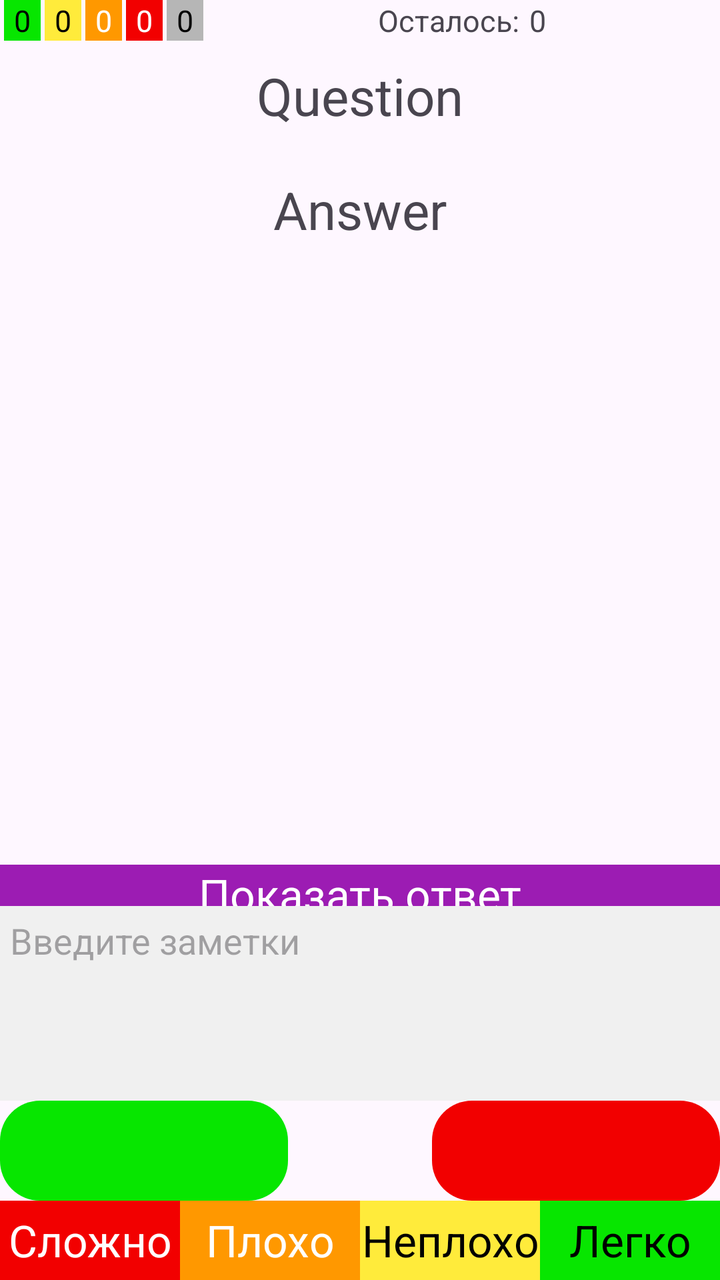
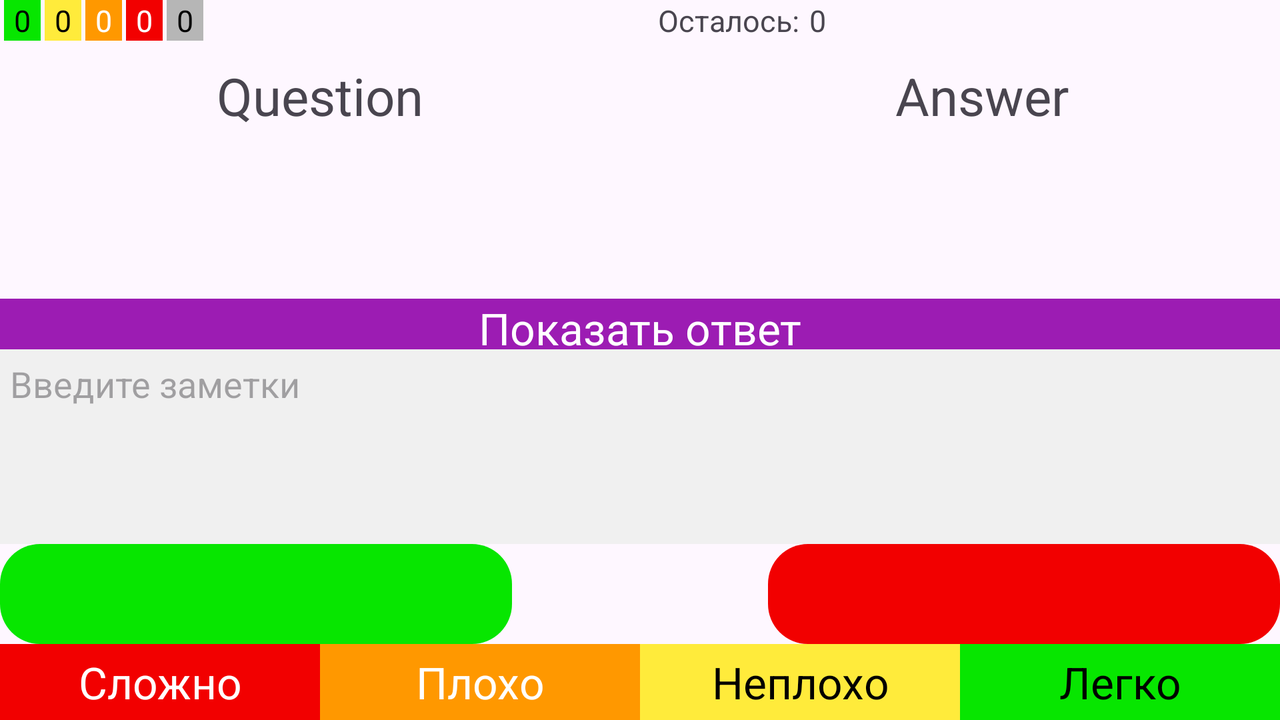

First picture: res/layout/ on a phone held upright. Second picture: the repository's own variant of that layout, on a device whose configuration matches the variant's folder. Source for both follows.
<!-- AndroidManifest.xml: application theme Theme.FGLearning -->
<!-- res/layout/fragment_run_flashcards.xml -->
<?xml version="1.0" encoding="utf-8"?>
<FrameLayout xmlns:android="http://schemas.android.com/apk/res/android"
    xmlns:tools="http://schemas.android.com/tools"
    android:layout_width="match_parent"
    android:layout_height="match_parent"
    tools:context=".fragments.exercises.RunFlashcardsFragment">

    <LinearLayout
        android:layout_width="match_parent"
        android:layout_height="match_parent"
        android:gravity="center"
        android:orientation="vertical">

        <LinearLayout
            android:layout_width="match_parent"
            android:layout_height="wrap_content"
            android:orientation="horizontal">
            <TextView
                android:id="@+id/countEasyDifficultyText"
                android:gravity="center"
                android:layout_marginStart="2dp"
                android:layout_width="wrap_content"
                android:layout_height="wrap_content"
                android:background="@color/green"
                android:textColor="@color/black"
                android:textSize="15sp"
                android:paddingStart="5dp"
                android:paddingEnd="5dp"
                android:text="0" />
            <TextView
                android:id="@+id/countNotBadDifficultyText"
                android:gravity="center"
                android:layout_marginStart="2dp"
                android:layout_width="wrap_content"
                android:layout_height="wrap_content"
                android:background="@color/yellow"
                android:textColor="@color/black"
                android:textSize="15sp"
                android:paddingStart="5dp"
                android:paddingEnd="5dp"
                android:text="0" />
            <TextView
                android:id="@+id/countBadDifficultyText"
                android:gravity="center"
                android:layout_marginStart="2dp"
                android:layout_width="wrap_content"
                android:layout_height="wrap_content"
                android:background="@color/orange"
                android:textColor="@color/white"
                android:textSize="15sp"
                android:paddingStart="5dp"
                android:paddingEnd="5dp"
                android:text="0" />
            <TextView
                android:id="@+id/countHardDifficultyText"
                android:gravity="center"
                android:layout_marginStart="2dp"
                android:layout_width="wrap_content"
                android:layout_height="wrap_content"
                android:background="@color/red"
                android:textColor="@color/white"
                android:textSize="15sp"
                android:paddingStart="5dp"
                android:paddingEnd="5dp"
                android:text="0" />
            <TextView
                android:id="@+id/countNotSelectedDifficultyText"
                android:gravity="center"
                android:layout_marginStart="2dp"
                android:layout_width="wrap_content"
                android:layout_height="wrap_content"
                android:background="@color/gray"
                android:textColor="@color/black"
                android:textSize="15sp"
                android:paddingStart="5dp"
                android:paddingEnd="5dp"
                android:text="0" />
            <Space
                android:layout_width="match_parent"
                android:layout_height="0dp"
                android:layout_weight="1"/>
            <TextView
                android:layout_width="wrap_content"
                android:layout_height="wrap_content"
                android:text="Осталось:"
                android:textSize="15sp"/>
            <TextView
                android:id="@+id/countLeftText"
                android:layout_marginStart="5dp"
                android:layout_width="wrap_content"
                android:layout_height="wrap_content"
                android:text="0"
                android:textSize="15sp"/>
            <Space
                android:layout_width="match_parent"
                android:layout_height="0dp"
                android:layout_weight="1"/>
        </LinearLayout>

        <TextView
            android:id="@+id/firstText"
            android:layout_marginTop="10dp"
            android:gravity="center"
            android:scrollbars="vertical"
            android:layout_width="match_parent"
            android:layout_height="wrap_content"
            android:textSize="26dp"
            android:maxLines="3"
            android:text="Question"/>
        <LinearLayout
            android:id="@+id/answerAndSeparatorLayout"
            android:layout_width="wrap_content"
            android:layout_height="wrap_content"
            android:orientation="vertical">
            <View
                android:layout_width="match_parent"
                android:layout_height="2dp"
                android:foreground="@color/gray"
                android:layout_marginTop="10dp"
                android:layout_marginBottom="10dp"
                android:layout_marginStart="10dp"
                android:layout_marginEnd="10dp"/>
            <TextView
                android:id="@+id/secondText"
                android:gravity="center"
                android:scrollbars="vertical"
                android:layout_width="match_parent"
                android:layout_height="wrap_content"
                android:textSize="26dp"
                android:maxLines="3"
                android:text="Answer"/>
        </LinearLayout>

        <Space
            android:layout_width="match_parent"
            android:layout_height="0dp"
            android:layout_weight="3"/>

        <TextView
            android:id="@+id/showAnswerButton"
            android:layout_width="match_parent"
            android:layout_height="0dp"
            android:layout_weight="0.2"
            android:background="@color/purple"
            android:text="Показать ответ"
            android:gravity="center"
            android:textColor="@color/white"
            android:textSize="22sp"/>












        <LinearLayout
            android:id="@+id/notesLayout"
            android:layout_width="match_parent"
            android:layout_height="wrap_content"
            android:orientation="vertical">

            <EditText
                android:id="@+id/notesEditText"
                android:layout_width="match_parent"
                android:layout_height="wrap_content"
                android:background="#F0F0F0"
                android:gravity="top"
                android:hint="Введите заметки"
                android:inputType="textMultiLine|textCapSentences"
                android:maxLength="100"
                android:maxLines="4"
                android:minLines="4"
                android:padding="5dp"
                android:scrollbars="vertical" />
            <LinearLayout
                android:id="@+id/notesButtonsLayout"
                android:layout_width="match_parent"
                android:layout_height="wrap_content"
                android:orientation="horizontal">
                <ImageView
                    android:id="@+id/saveButton"
                    android:layout_width="0dp"
                    android:layout_height="50dp"
                    android:src="@drawable/check"
                    android:background="@drawable/shape_rounded"
                    android:backgroundTint="@color/green"
                    android:layout_weight="1"/>
                <Space
                    android:layout_width="0dp"
                    android:layout_height="0dp"
                    android:layout_weight="0.5"/>
                <ImageView
                    android:id="@+id/cancelButton"
                    android:layout_width="0dp"
                    android:layout_height="50dp"
                    android:src="@drawable/close"
                    android:background="@drawable/shape_rounded"
                    android:backgroundTint="@color/red"
                    android:layout_weight="1"/>
            </LinearLayout>
        </LinearLayout>

        <LinearLayout
            android:id="@+id/setDifficultyButtonsLayout"
            android:layout_width="match_parent"
            android:layout_height="wrap_content"
            android:layout_weight="0.1"
            android:orientation="horizontal">
            <TextView
                android:id="@+id/setDifficultyHardButton"
                android:layout_width="0dp"
                android:layout_height="match_parent"
                android:layout_weight="1"
                android:background="@color/red"
                android:text="Сложно"
                android:gravity="center"
                android:textColor="@color/white"
                android:textSize="22sp"/>
            <TextView
                android:id="@+id/setDifficultyBadButton"
                android:layout_width="0dp"
                android:layout_height="match_parent"
                android:layout_weight="1"
                android:background="@color/orange"
                android:text="Плохо"
                android:gravity="center"
                android:textColor="@color/white"
                android:textSize="22sp"/>
            <TextView
                android:id="@+id/setDifficultyNotBadButton"
                android:layout_width="0dp"
                android:layout_height="match_parent"
                android:layout_weight="1"
                android:background="@color/yellow"
                android:text="Неплохо"
                android:gravity="center"
                android:textColor="@color/black"
                android:textSize="22sp"/>
            <TextView
                android:id="@+id/setDifficultyEasyButton"
                android:layout_width="0dp"
                android:layout_height="match_parent"
                android:layout_weight="1"
                android:background="@color/green"
                android:text="Легко"
                android:gravity="center"
                android:textColor="@color/black"
                android:textSize="22sp"/>
        </LinearLayout>

    </LinearLayout>

</FrameLayout>
<!-- resources referenced by this layout -->
<resources>
  <color name="black">#FF000000</color>
  <color name="gray">#B6B6B6</color>
  <color name="green">#07E600</color>
  <color name="orange">#FF9800</color>
  <color name="purple">#9C1CB3</color>
  <color name="red">#F20000</color>
  <color name="white">#FFFFFFFF</color>
  <color name="yellow">#FFEB3B</color>
  <!-- drawable shape_rounded (drawable) -->
  <?xml version="1.0" encoding="utf-8"?>
  <shape xmlns:android="http://schemas.android.com/apk/res/android"
      android:shape="rectangle">
  
      <solid android:color="@color/light_gray" />
      
      <corners android:radius="20dp" />
      <padding
          android:left="4dp"
          android:top="4dp"
          android:right="4dp"
          android:bottom="4dp" />
  </shape>
  <style name="Theme.FGLearning" parent="Base.Theme.FGLearning">
      </style>
  <color name="light_gray">#D9D9D9</color>
  <style name="Base.Theme.FGLearning" parent="Theme.Material3.DayNight.NoActionBar">
          <item name="colorPrimary">@color/purple</item>
      </style>
</resources>
<!-- res/layout-land/fragment_run_flashcards.xml (the repository's variant of the layout above) -->
<!-- drawn on the phone turned sideways -->
<?xml version="1.0" encoding="utf-8"?>
<FrameLayout xmlns:android="http://schemas.android.com/apk/res/android"
    xmlns:tools="http://schemas.android.com/tools"
    android:layout_width="match_parent"
    android:layout_height="match_parent"
    tools:context=".fragments.exercises.RunFlashcardsFragment">

    <LinearLayout
        android:layout_width="match_parent"
        android:layout_height="match_parent"
        android:gravity="center"
        android:orientation="vertical">

        <LinearLayout
            android:layout_width="match_parent"
            android:layout_height="wrap_content"
            android:orientation="horizontal">
            <TextView
                android:id="@+id/countEasyDifficultyText"
                android:gravity="center"
                android:layout_marginStart="2dp"
                android:layout_width="wrap_content"
                android:layout_height="wrap_content"
                android:background="@color/green"
                android:textColor="@color/black"
                android:textSize="15sp"
                android:paddingStart="5dp"
                android:paddingEnd="5dp"
                android:text="0" />
            <TextView
                android:id="@+id/countNotBadDifficultyText"
                android:gravity="center"
                android:layout_marginStart="2dp"
                android:layout_width="wrap_content"
                android:layout_height="wrap_content"
                android:background="@color/yellow"
                android:textColor="@color/black"
                android:textSize="15sp"
                android:paddingStart="5dp"
                android:paddingEnd="5dp"
                android:text="0" />
            <TextView
                android:id="@+id/countBadDifficultyText"
                android:gravity="center"
                android:layout_marginStart="2dp"
                android:layout_width="wrap_content"
                android:layout_height="wrap_content"
                android:background="@color/orange"
                android:textColor="@color/white"
                android:textSize="15sp"
                android:paddingStart="5dp"
                android:paddingEnd="5dp"
                android:text="0" />
            <TextView
                android:id="@+id/countHardDifficultyText"
                android:gravity="center"
                android:layout_marginStart="2dp"
                android:layout_width="wrap_content"
                android:layout_height="wrap_content"
                android:background="@color/red"
                android:textColor="@color/white"
                android:textSize="15sp"
                android:paddingStart="5dp"
                android:paddingEnd="5dp"
                android:text="0" />
            <TextView
                android:id="@+id/countNotSelectedDifficultyText"
                android:gravity="center"
                android:layout_marginStart="2dp"
                android:layout_width="wrap_content"
                android:layout_height="wrap_content"
                android:background="@color/gray"
                android:textColor="@color/black"
                android:textSize="15sp"
                android:paddingStart="5dp"
                android:paddingEnd="5dp"
                android:text="0" />
            <Space
                android:layout_width="match_parent"
                android:layout_height="0dp"
                android:layout_weight="1"/>
            <TextView
                android:layout_width="wrap_content"
                android:layout_height="wrap_content"
                android:text="Осталось:"
                android:textSize="15sp"/>
            <TextView
                android:id="@+id/countLeftText"
                android:layout_marginStart="5dp"
                android:layout_width="wrap_content"
                android:layout_height="wrap_content"
                android:text="0"
                android:textSize="15sp"/>
            <Space
                android:layout_width="match_parent"
                android:layout_height="0dp"
                android:layout_weight="1"/>
        </LinearLayout>

        <LinearLayout
            android:layout_width="match_parent"
            android:layout_height="wrap_content"
            android:layout_marginTop="10dp"
            android:orientation="horizontal">
            <TextView
                android:id="@+id/firstText"
                android:gravity="center"
                android:scrollbars="vertical"
                android:layout_weight="1"
                android:layout_width="0dp"
                android:layout_height="wrap_content"
                android:textSize="26dp"
                android:maxLines="3"
                android:text="Question"/>
            <LinearLayout
                android:id="@+id/answerAndSeparatorLayout"
                android:layout_weight="1"
                android:layout_width="0dp"
                android:layout_height="wrap_content"
                android:orientation="horizontal">
                <View
                    android:layout_width="2dp"
                    android:layout_height="match_parent"
                    android:foreground="@color/gray"
                    android:layout_marginStart="10dp"
                    android:layout_marginEnd="10dp"/>
                <TextView
                    android:id="@+id/secondText"
                    android:gravity="center"
                    android:scrollbars="vertical"
                    android:layout_width="match_parent"
                    android:layout_height="wrap_content"
                    android:textSize="26dp"
                    android:maxLines="3"
                    android:text="Answer"/>
            </LinearLayout>
        </LinearLayout>

        <Space
            android:layout_width="match_parent"
            android:layout_height="0dp"
            android:layout_weight="1"/>

        <TextView
            android:id="@+id/showAnswerButton"
            android:layout_width="match_parent"
            android:layout_height="0dp"
            android:layout_weight="0.3"
            android:background="@color/purple"
            android:text="Показать ответ"
            android:gravity="center"
            android:textColor="@color/white"
            android:textSize="22sp"/>

        
        
        
        
        
        
        
        
        
        

        <LinearLayout
            android:id="@+id/notesLayout"
            android:layout_width="match_parent"
            android:layout_height="wrap_content"
            android:orientation="vertical">

            <EditText
                android:id="@+id/notesEditText"
                android:layout_width="match_parent"
                android:layout_height="wrap_content"
                android:background="#F0F0F0"
                android:gravity="top"
                android:hint="Введите заметки"
                android:inputType="textMultiLine|textCapSentences"
                android:maxLength="100"
                android:maxLines="4"
                android:minLines="4"
                android:padding="5dp"
                android:scrollbars="vertical" />
            <LinearLayout
                android:id="@+id/notesButtonsLayout"
                android:layout_width="match_parent"
                android:layout_height="wrap_content"
                android:orientation="horizontal">
                <ImageView
                    android:id="@+id/saveButton"
                    android:layout_width="0dp"
                    android:layout_height="50dp"
                    android:src="@drawable/check"
                    android:background="@drawable/shape_rounded"
                    android:backgroundTint="@color/green"
                    android:layout_weight="1"/>
                <Space
                    android:layout_width="0dp"
                    android:layout_height="0dp"
                    android:layout_weight="0.5"/>
                <ImageView
                    android:id="@+id/cancelButton"
                    android:layout_width="0dp"
                    android:layout_height="50dp"
                    android:src="@drawable/close"
                    android:background="@drawable/shape_rounded"
                    android:backgroundTint="@color/red"
                    android:layout_weight="1"/>
            </LinearLayout>
        </LinearLayout>

        <LinearLayout
            android:id="@+id/setDifficultyButtonsLayout"
            android:layout_width="match_parent"
            android:layout_height="wrap_content"
            android:layout_weight="0.1"
            android:orientation="horizontal">
            <TextView
                android:id="@+id/setDifficultyHardButton"
                android:layout_width="0dp"
                android:layout_height="match_parent"
                android:layout_weight="1"
                android:background="@color/red"
                android:text="Сложно"
                android:gravity="center"
                android:textColor="@color/white"
                android:textSize="22sp"/>
            <TextView
                android:id="@+id/setDifficultyBadButton"
                android:layout_width="0dp"
                android:layout_height="match_parent"
                android:layout_weight="1"
                android:background="@color/orange"
                android:text="Плохо"
                android:gravity="center"
                android:textColor="@color/white"
                android:textSize="22sp"/>
            <TextView
                android:id="@+id/setDifficultyNotBadButton"
                android:layout_width="0dp"
                android:layout_height="match_parent"
                android:layout_weight="1"
                android:background="@color/yellow"
                android:text="Неплохо"
                android:gravity="center"
                android:textColor="@color/black"
                android:textSize="22sp"/>
            <TextView
                android:id="@+id/setDifficultyEasyButton"
                android:layout_width="0dp"
                android:layout_height="match_parent"
                android:layout_weight="1"
                android:background="@color/green"
                android:text="Легко"
                android:gravity="center"
                android:textColor="@color/black"
                android:textSize="22sp"/>
        </LinearLayout>

    </LinearLayout>

</FrameLayout>
